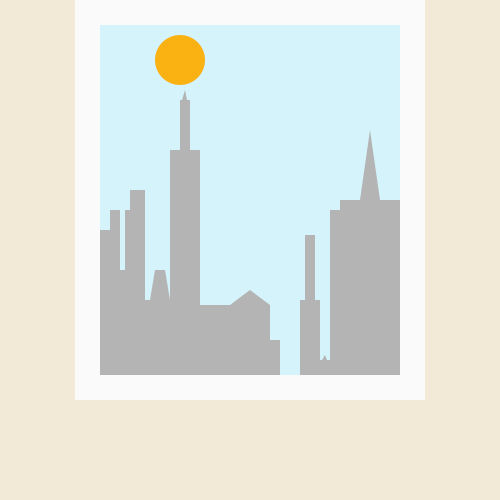
Frame 1 (no input)
Frame 60 (the mouse pressed at the canvas centre just before this capture): identical to frame 1, image omitted
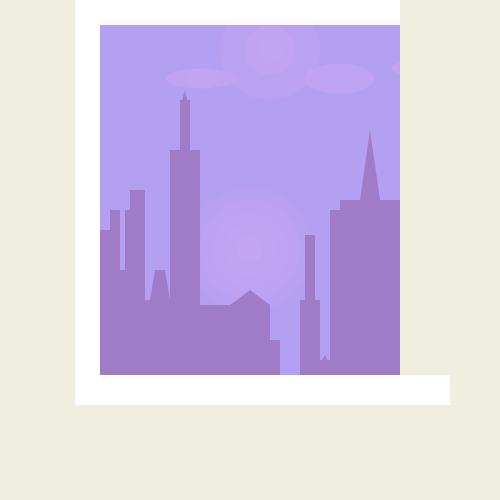
Frame 120 (the mouse held since frame 60 and released just before this capture)

The Processing sketch that drew these frames (run headless with seeded random() and noise(); from frame 60 on, the mouse is pressed at the canvas centre):

// Processing sketch: processing_164916
// ── processing_164916.pde

float xPosition;
float yPosition;
float counter = random(mouseX/9);
int insideWindow = 50;
float easing = 0.15;
int edge = 50;
int inner = edge+ 50;
float px, py, px2, py2;
float angle, angle2;
float radius = 30;
float frequency = 2;
float frequency2 = 2;
float s, s2;
void setup()
{
  size(500, 500);
  background(255);
  smooth();
  strokeWeight(3);
  stroke(0);
  rectMode(CENTER);
  fill(250);
  rect(250, 200, 350, 400);
  fill(#D4F3FA);
  rect(250, 200, 300, 350);
}

void draw()

{
  filter(BLUR);
  background(250, 241, 222);

  if (abs(mouseX - xPosition) > 0.1)
  {
    xPosition = xPosition + (mouseX - xPosition) * easing;
  }

  if (abs(mouseY - yPosition) > 0.1)
  {
    yPosition = yPosition + (mouseY - yPosition) * easing;
  }

  xPosition = constrain(xPosition, inner, width - inner);
  yPosition = constrain(yPosition, inner, height - inner);


  frameRate(9);
  stroke(0);
  rectMode(CENTER);

  noStroke();
  fill(180);
  beginShape();
  vertex(100, 375);
  vertex(100, 230);
  vertex(110, 230);
  vertex(110, 210);
  vertex(120, 210);
  vertex(120, 270);
  vertex(125, 270);
  vertex(125, 210);
  vertex(130, 210);
  vertex(130, 190);
  vertex(145, 190);
  vertex(145, 300);
  vertex(150, 300);
  vertex(155, 270);
  vertex(160, 270);
  vertex(160, 240);
  vertex(160, 270);
  vertex(165, 270);
  vertex(165, 270);
  vertex(170, 300);
  vertex(170, 150);
  vertex(180, 150);
  vertex(180, 100);
  vertex(182, 100);
  vertex(185, 90);
  vertex(187, 100);
  vertex(190, 100);
  vertex(190, 150);
  vertex(200, 150);
  vertex(200, 305);
  vertex(230, 305);
  vertex(250, 290);
  vertex(270, 305);
  vertex(270, 340);
  vertex(280, 340);
  vertex(280, 375);
  endShape();

  beginShape();
  vertex(300, 375);
  vertex(300, 300);//here
  vertex(305, 300);
  vertex(305, 235);
  vertex(315, 235);
  vertex(315, 300);
  vertex(320, 300);
  vertex(320, 360);
  vertex(322, 360);
  vertex(325, 355);
  vertex(327, 360);
  vertex(330, 360);
  vertex(330, 210);
  vertex(340, 210);
  vertex(340, 200);
  vertex(360, 200);
  vertex(370, 130);
  vertex(380, 200);
  vertex(390, 200);
  vertex(400, 200);
  vertex(400, 375);

  endShape();
  fill(250);
  rect(250, 200, 350, 400);
  fill(#D4F3FA);
  rect(250, 200, 300, 350);
  fill(242, 234, 215);
  fill(255, 255, 255, 100);
  rectMode(CORNER);
  fill(196, 181, 203);
  rect(100, 420, 80, 40);
  fill(160, 223, 229);
  rect(200, 420, 80, 40);

  fill(66, 89, 126);
  rect(300, 420, 80, 40);


  fill(255, 255, 255, yPosition*0.2);

  ellipse(constrain(xPosition, 125, 250), constrain(yPosition, -50, 350), yPosition*0.1, yPosition*0.1);
  ellipse(constrain(xPosition, 125, 250), constrain(yPosition, -50, 350), yPosition*0.2, yPosition*0.2);
  ellipse(constrain(xPosition, 125, 250), constrain(yPosition, -50, 350), yPosition*0.3, yPosition*0.3);
  ellipse(constrain(xPosition, 125, 250), constrain(yPosition, -50, 350), yPosition*0.4, yPosition*0.4);
  ellipse(constrain(xPosition, 125, 250), constrain(yPosition, -50, 350), yPosition*0.5, yPosition*0.5);

  fill(255, 255, 255, yPosition*0.3);

  ellipse(constrain(xPosition, 270, 400), constrain(300-yPosition, 50, 400), yPosition*0.1, yPosition*0.1);

  ellipse(constrain(xPosition, 270, 400), constrain(300-yPosition, 50, 400), yPosition*0.2, yPosition*0.2);

  ellipse(constrain(xPosition, 270, 400), constrain(300-yPosition, 50, 400), yPosition*0.4, yPosition*0.4);


  fill(#F0EFDF);
  rect(100, 400, 400, 60);


  if (mousePressed == true)
  {

    fill(constrain(yPosition*1.5, 0, 180));
    beginShape();
    vertex(100, 375);
    vertex(100, 230);
    vertex(110, 230);
    vertex(110, 210);
    vertex(120, 210);
    vertex(120, 270);
    vertex(125, 270);
    vertex(125, 210);
    vertex(130, 210);
    vertex(130, 190);
    vertex(145, 190);
    vertex(145, 300);
    vertex(150, 300);
    vertex(155, 270);
    vertex(160, 270);
    vertex(160, 240);
    vertex(160, 270);
    vertex(165, 270);
    vertex(165, 270);
    vertex(170, 300);
    vertex(170, 150);
    vertex(180, 150);
    vertex(180, 100);
    vertex(182, 100);
    vertex(185, 90);
    vertex(187, 100);
    vertex(190, 100);
    vertex(190, 150);
    vertex(200, 150);
    vertex(200, 305);
    vertex(230, 305);
    vertex(250, 290);
    vertex(270, 305);
    vertex(270, 340);
    vertex(280, 340);
    vertex(280, 375);
    endShape();

    beginShape();
    vertex(300, 375);
    vertex(300, 300);//here
    vertex(305, 300);
    vertex(305, 235);
    vertex(315, 235);
    vertex(315, 300);
    vertex(320, 300);
    vertex(320, 360);
    vertex(322, 360);
    vertex(325, 355);
    vertex(327, 360);
    vertex(330, 360);
    vertex(330, 210);
    vertex(340, 210);
    vertex(340, 200);
    vertex(360, 200);
    vertex(370, 130);
    vertex(380, 200);
    vertex(390, 200);
    vertex(400, 200);
    vertex(400, 375);

    endShape();
    // rotates rectangle around circle
    px = width/8 + cos(radians(angle))*(radius);
    py = 75 + sin(radians(angle))*(radius);
    rectMode(CENTER);
    fill(0);
    fill(255, 255, 255, 100);
    px = width/8 + cos(radians(angle))*(radius);
    py = 75 + sin(radians(angle))*(radius);

    // keep reinitializing to 0, to avoid
    // flashing during redrawing
    angle2 = 0;

    // draw static curve - y = sin(x)
    for (int i = 0; i< width; i++) {
      px2 = width/8 + cos(radians(angle2))*(radius);
      py2 = 75 + sin(radians(angle2))*(radius);
      point(width/8+radius+i, py2);
      angle2 -= frequency2;
    }

    // send small ellipse along sine curve
    // to illustrate relationship of circle +radius+s*2,py+10,72,20);
    ellipse(width/2+radius+(s), py+30, 70, 30);
    ellipse(width/2+radius+(s*3), py+30, 72, 20);
    ellipse(width/2+radius+(s*2.5), py+20, 72, 20);
    ellipse(width/6+radius+(s*1.5), py+30, 72, 20);
    ellipse(width/6+radius+(s*1.5), py+30, 32, 20);
    angle -= frequency;
    s+=1;

    // when little ellipse reaches end of window
    // reinitialize some variables
    if (s>= width-300) {
      s = 0;
      angle = 0;
    }
  }

  if (mouseY<200)
  {
    for (int x=0; x<=counter; x=x+9)
    {
      for (int y=0; y<=counter; y=y+9)
      {
        float xPos = random(constrain(mouseX, 100, 300)); 
        float yPos = random(constrain(mouseY, 50, 400)); 



        strokeWeight(5);
        stroke(#6CE3ED);

        line(xPos, yPos, xPos+4, yPos+5);
        stroke(#CEDADB);
        line(xPos+50, yPos+200, xPos+55, yPos+205);
        stroke(#77A9AD);
        line(xPos+20, yPos+10, xPos+15, yPos+15);

        noStroke();
        fill(240, 239, 223); 
        rectMode(CORNER); 
        rect(0, 0, 75, 500); 
        fill(255); 
        rect(50, 0, 50, 380); 
        rect(50, 0, 400, 20);
        fill(240, 239, 223); 
        rect(0, 0, 75, 500);
        rect(0, 400, 500, 75);
        fill(255);
      }
    }
  }


  if (mouseY >200 && mouseY<300) 

  {    
    //    rectMode(CENTER); 
    //    fill(400-(yPosition), 300-yPosition, 150+yPosition*0.7, 100); 
    //    rect(250, 200, 300, 350); 
    fill(250, 177, 18); 

    for (int x=0; x<=counter; x=x+9)
    {
      for (int y=0; y<=counter; y=y+9)
      {
        float xPos = random(constrain(mouseX, 100, 300)); 
        float yPos = random(constrain(mouseY, 50, 400)); 

        fill(0,random(200,250)); 
        triangle(xPos, yPos, xPos-20, yPos, xPos+5, yPos+10); 
        triangle(xPos+1, yPos, xPos+40, yPos, xPos+5, yPos+10); 
      rectMode(CORNER);
    fill(196, 181, 203);
    rect(100, 420, 80, 40);
    fill(160, 223, 229);
    rect(200, 420, 80, 40);

    fill(66, 89, 126);
    rect(300, 420, 80, 40);
    fill(#F0EFDF);
    rect(100, 400, 400, 60);
     noStroke();
        fill(240, 239, 223); 
        rectMode(CORNER); 
        rect(0, 0, 75, 500); 
        fill(255); 
        rect(50, 0, 50, 380); 
        rect(50, 0, 400, 20);
        fill(240, 239, 223); 
        rect(0, 0, 75, 500);
        rect(0, 400, 500, 75);
        fill(255);
      }
    }
          
  

  if (mouseY>200)
  {
    rectMode(CENTER); 
    fill(400-(yPosition), 300-yPosition, 150+yPosition*0.9, 100); 
    rect(250, 200, 300, 350); 
    fill(0,0,0,random(0,27));
    rect(250, 200, 300, 350);
  
    
  }
    
      noStroke();
        fill(240, 239, 223); 
        rectMode(CORNER); 
        rect(0, 0, 75, 500); 
        fill(255); 
        rect(50, 0, 50, 380); 
        rect(50, 0, 400, 20);
        
        fill(240, 239, 223); 
        rect(0, 0, 75, 500);
        rect(0, 400, 500, 75);
        rect(0,400,500,500);
        rect(400,0,500,500);
        fill(255);
        rect(75,375,375,30);
  }


  if (mouseY > 250)
  {
      rectMode(CENTER); 
    fill(400-(yPosition), 300-yPosition, 150+yPosition*0.9, 100); 
    rect(250, 200, 300, 350); 
    fill(0,0,0,random(0,27));
    rect(250, 200, 300, 350);
  
 for(int x=0; x < width+5; x += 25){
    for(int y=0;y < height+5; y += 25){

  for(int r = 5; r < 50; r += 20) {
 fill(0,0,0,random(0,27));
    ellipse(x,y,r,r);}
    }
      }
    noStroke();
    for(float n=random(0,100); n<width; n +=random(10,300)){
       for(float s=random(0,100); s<height; s+=random(10,300)){
         fill(255);
         frameRate(4);
       ellipse(n,s,3,3);
       fill(255,255,255,random(100));
       ellipse(n,s,3,3);
       }
    }
    
    float xPosq = (constrain(mouseX, 150, 300)); 
        float yPosq = (constrain(mouseY, 50, 320)); 
    fill(255,255,255,random(0,72));
  ellipse(xPosq,yPosq,85,85);

  stroke(255,255,255,random(0,72));
  strokeWeight(5);
  noFill();
 for(int r = 5; r < 200; r += 20) {
  float xPosn = (constrain(mouseX, 150, 300)); 
        float yPosn = (constrain(mouseY, 50, 320)); 
   ellipse(xPosn,yPosn,r,r);
 }
    
    stroke(255,255,255,random(72));
    for (int l = 0; l < height; l += 20) {
      for (int e = 0; e < width; e += 20)
      {
        float xPosy = (constrain(mouseX, 150, 300)); 
        float yPosy = (constrain(mouseY, 50, 350)); 

        line(e, l, xPosy, yPosy);
      }
    }
    

      
    rectMode(CORNER);
    noFill();
    rect(100, 25, 300, 350);
    noStroke();
    fill(300-(yPosition*0.7));
    beginShape();
    vertex(100, 375);
    vertex(100, 230);
    vertex(110, 230);
    vertex(110, 210);
    vertex(120, 210);
    vertex(120, 270);
    vertex(125, 270);
    vertex(125, 210);
    vertex(130, 210);
    vertex(130, 190);
    vertex(145, 190);
    vertex(145, 300);
    vertex(150, 300);
    vertex(155, 270);
    vertex(160, 270);
    vertex(160, 240);
    vertex(160, 270);
    vertex(165, 270);
    vertex(165, 270);
    vertex(170, 300);
    vertex(170, 150);
    vertex(180, 150);
    vertex(180, 100);
    vertex(182, 100);
    vertex(185, 90);
    vertex(187, 100);
    vertex(190, 100);
    vertex(190, 150);
    vertex(200, 150);
    vertex(200, 305);
    vertex(230, 305);
    vertex(250, 290);
    vertex(270, 305);
    vertex(270, 340);
    vertex(280, 340);
    vertex(280, 375);
    endShape();

    beginShape();
    vertex(300, 375);
    vertex(300, 300);//here
    vertex(305, 300);
    vertex(305, 235);
    vertex(315, 235);
    vertex(315, 300);
    vertex(320, 300);
    vertex(320, 360);
    vertex(322, 360);
    vertex(325, 355);
    vertex(327, 360);
    vertex(330, 360);
    vertex(330, 210);
    vertex(340, 210);
    vertex(340, 200);
    vertex(360, 200);
    vertex(370, 130);
    vertex(380, 200);
    vertex(390, 200);
    vertex(400, 200);
    vertex(400, 375);

    endShape();
    fill(250);

  
    
      }
    if(mousePressed == false){

fill(250);
rectMode(CENTER);
background(242, 234, 215);
  rect(250, 200, 350, 400);
  fill(#D4F3FA);
  rect(250, 200, 300, 350);
  
  fill(255, 255, 255, 100);
 fill(250,177,18);
   ellipse(180,60,50,50);
   fill(180);
  beginShape();
  vertex(100,375);
  vertex(100,230);
  vertex(110,230);
  vertex(110,210);
  vertex(120,210);
  vertex(120,270);
  vertex(125,270);
  vertex(125,210);
  vertex(130,210);
  vertex(130,190);
  vertex(145,190);
  vertex(145,300);
  vertex(150,300);
  vertex(155,270);
  vertex(160,270);
  vertex(160,240);
  vertex(160,270);
  vertex(165,270);
  vertex(165,270);
  vertex(170,300);
  vertex(170,150);
  vertex(180,150);
  vertex(180,100);
  vertex(182,100);
  vertex(185,90);
  vertex(187,100);
  vertex(190,100);
  vertex(190,150);
  vertex(200,150);
  vertex(200,305);
  vertex(230,305);
  vertex(250,290);
  vertex(270,305);
  vertex(270,340);
  vertex(280,340);
  vertex(280,375);
  endShape();
  
  beginShape();
  vertex(300,375);
  vertex(300,300);//here
  vertex(305,300);
  vertex(305,235);
  vertex(315,235);
  vertex(315,300);
  vertex(320,300);
  vertex(320,360);
  vertex(322,360);
  vertex(325,355);
  vertex(327,360);
  vertex(330,360);
  vertex(330,210);
  vertex(340,210);
  vertex(340,200);
  vertex(360,200);
  vertex(370,130);
  vertex(380,200);
  vertex(390,200);
  vertex(400,200);
  vertex(400,375);
  
  endShape();

   
    }
  }
